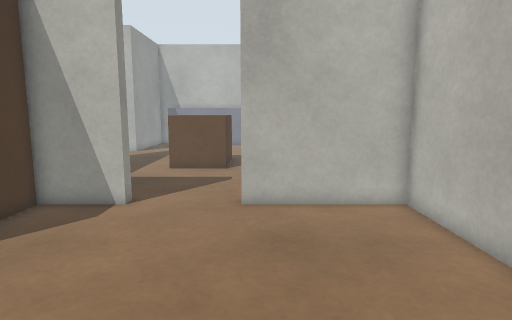
view 1 (above)

21 first-person views from a walk through a robot-simulator world made for Gazebo. The camera is 0.78 m above the floor, tilts 8° down and sees 75° across. The floor is counted in squares, 0.25 m on a side. Each view is taken from the middle of a square. On the plan, view 1 faces up. The plan holds only what a view shows up to about 20 squares ahead; the rest is blank.

view 2
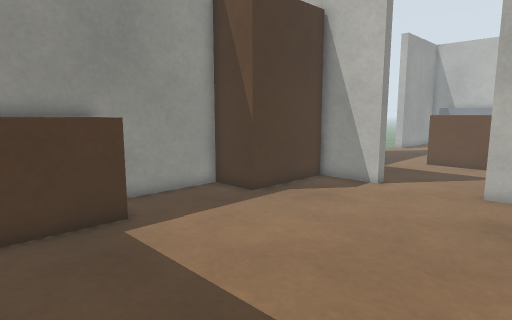

view 3
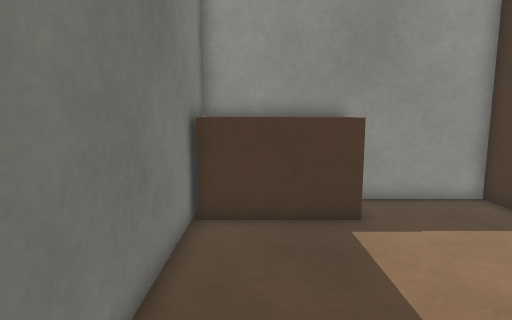

view 4
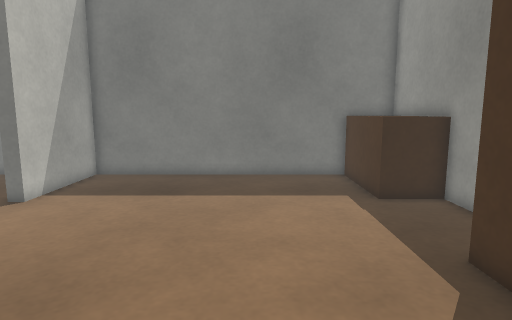

view 5
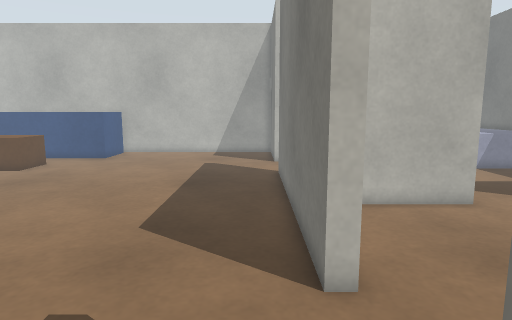

view 6
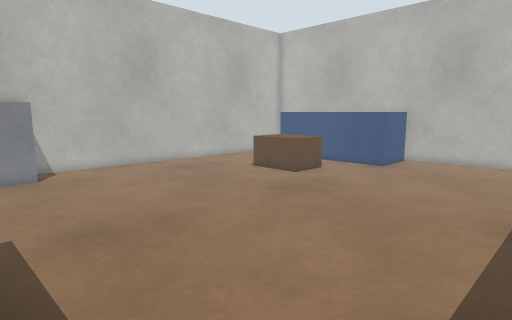

view 7
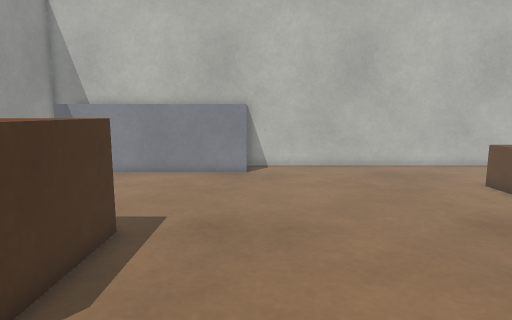

view 8
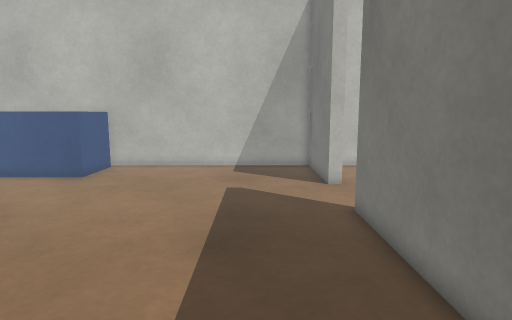

view 9
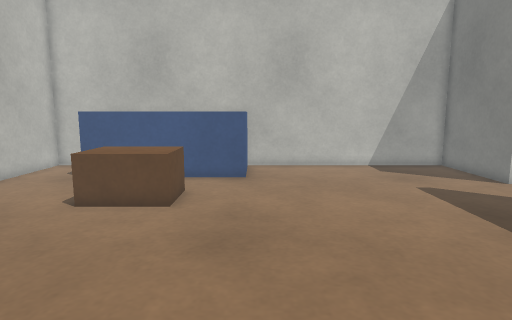

view 10
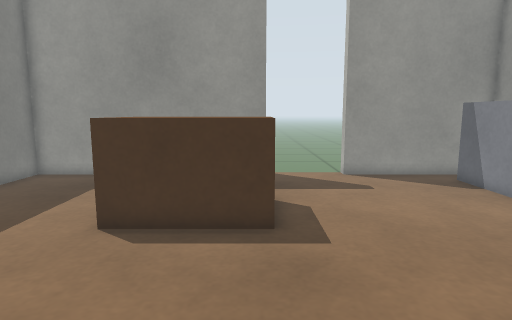

view 11
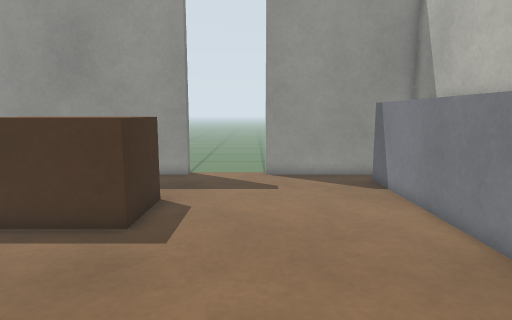

view 12
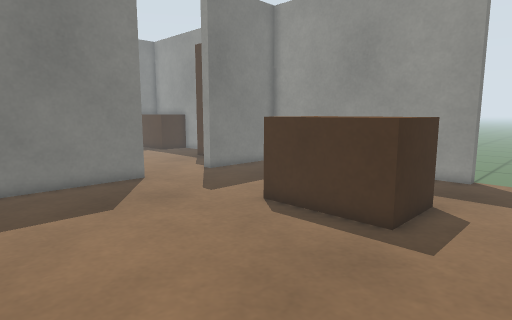

view 13
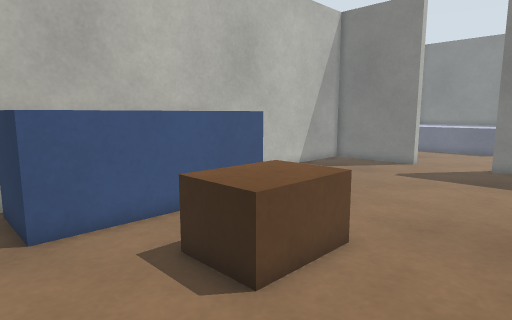

view 14
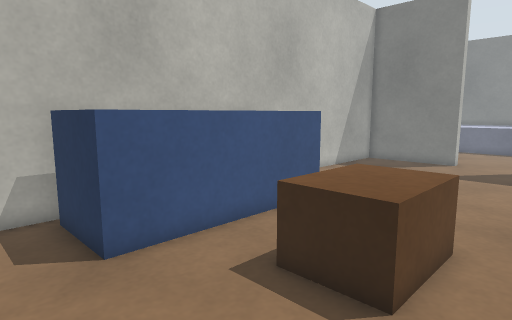

view 15
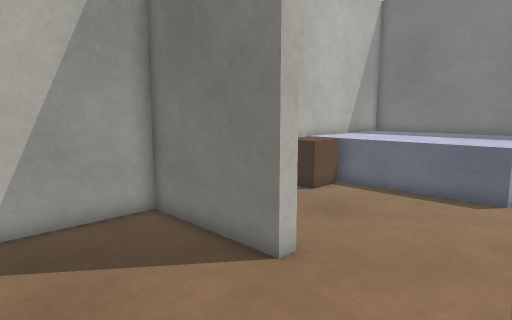

view 16
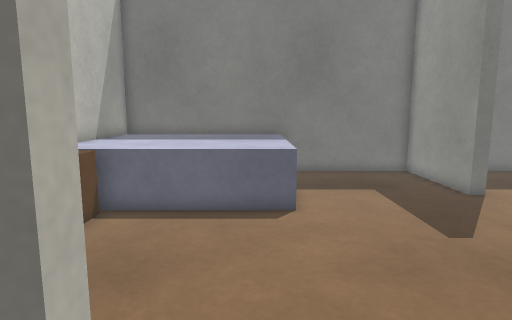

view 17
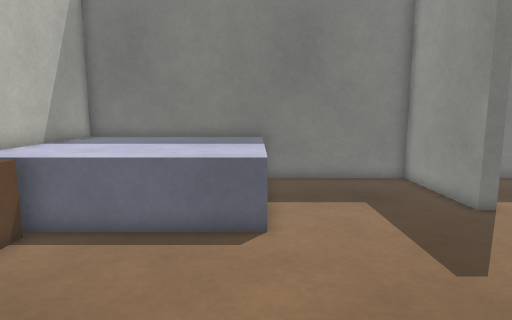

view 18
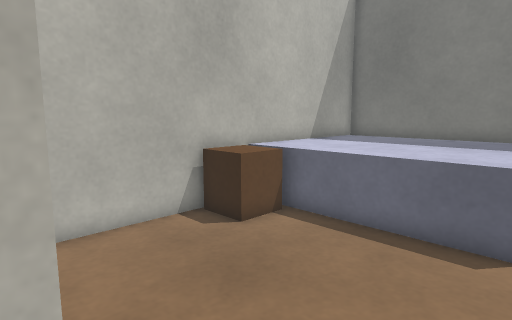

view 19
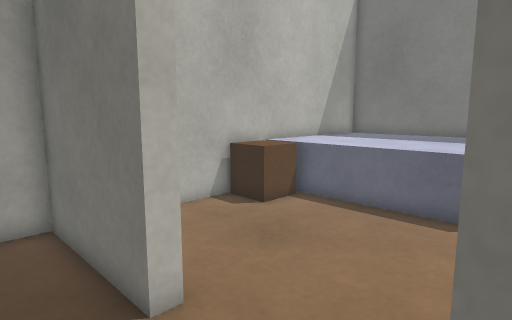

view 20
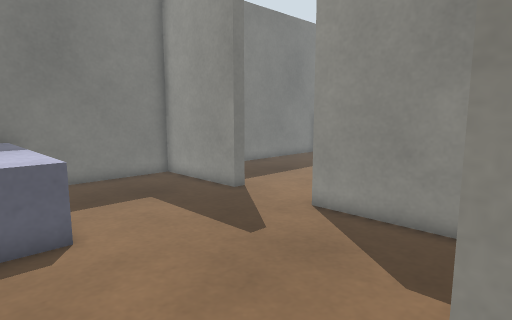

view 21
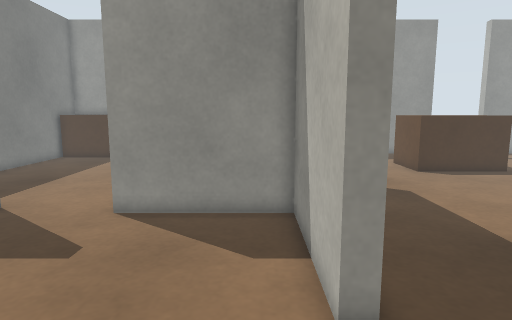

### Floor plan
Key: @ floor where view 1 was taken; # wall or solid block; . floor; B brown box; W wardrobe; G grey box; C counter; L blue box.
Columns run from 12 left of view 1 to 21 right of it. Each row starts with its distance up from view 1.
 35   ################################
 34   #          C...................#
 33   #.CCCCCCCCCC...................#
 32   #..............................#
 31   #..........................LLLL#
 30   #..........................L   #
 29   #.....................BBB..L   #
 28   #.....................BBB..L   #
 27 ........................BBB..L   #
 26 ........................BBB..L   #
 25 .............................L   #
 24 .............................LLLL#
 23   #....BBBB......................#
 22   #.    BBB......................#
 21   #     BBB......................#
 20   #  .. BBB......................#
 19   #  ..BBBB......................#
 18   #  ............................#
 17   #   ...........................#
 16   # .............................#
 15   #..............................#
 14   #..............................#
 13   #..............................#
 12   ######....############....######
 11     W###....############....#    #
 10     W............##..............#
  9     W............##..............#
  8     W............##..............#
  7     W............##..............#
  6   #WW............##............BB#
  5   #............................BB#
  4   #............................BB#
  3   #......................GGGGGGGG#
  2   #......................GGGGGGGG#
  1   #BB............##......GGGGGGGG#
  0   #BB.......@....##......GGGGGGGG#
 -1   #BB............##......GGGGGGGG#
 -2   # B............##......GGGGGGGG#
 -3   # B............##......GGGGGGGG#
 -4   ################################

Positions as (right, up) in squares from view 1, and headings:
1: (0, 0), facing up
2: (2, -3), facing up-left
3: (2, -2), facing left
4: (-3, 13), facing down
5: (-6, 13), facing right
6: (-2, 15), facing up-right
7: (2, 15), facing up
8: (1, 15), facing right
9: (1, 23), facing right
10: (7, 23), facing left
11: (7, 27), facing left
12: (7, 27), facing down-left
13: (8, 33), facing down-right
14: (10, 34), facing down-right
15: (11, 17), facing down-right
16: (14, 14), facing down
17: (13, 12), facing down
18: (12, 12), facing down-right
19: (11, 14), facing down-right
20: (15, 12), facing down-left
21: (16, 10), facing left
